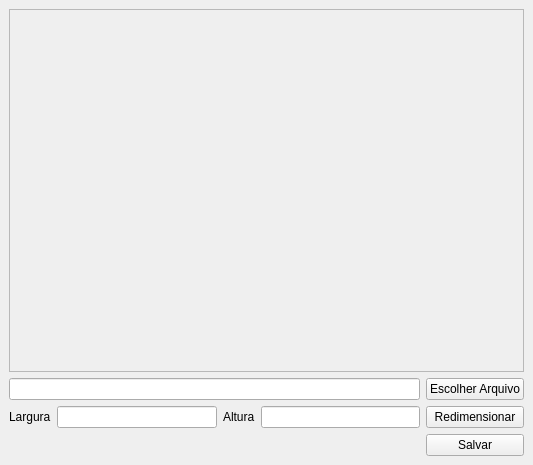
<?xml version="1.0" encoding="UTF-8"?>
<ui version="4.0">
 <class>MainWindow</class>
 <widget class="QMainWindow" name="MainWindow">
  <property name="geometry">
   <rect>
    <x>0</x>
    <y>0</y>
    <width>533</width>
    <height>465</height>
   </rect>
  </property>
  <property name="windowTitle">
   <string>Redimencionar Imagens</string>
  </property>
  <widget class="QWidget" name="centralwidget">
   <layout class="QGridLayout" name="gridLayout">
    <item row="3" column="0">
     <widget class="QLabel" name="label">
      <property name="text">
       <string>Largura</string>
      </property>
     </widget>
    </item>
    <item row="0" column="0" colspan="5">
     <widget class="QScrollArea" name="scrollArea">
      <property name="widgetResizable">
       <bool>true</bool>
      </property>
      <widget class="QWidget" name="scrollAreaWidgetContents">
       <property name="geometry">
        <rect>
         <x>0</x>
         <y>0</y>
         <width>513</width>
         <height>358</height>
        </rect>
       </property>
       <layout class="QGridLayout" name="gridLayout_2">
        <item row="0" column="0">
         <widget class="QLabel" name="labelImage">
          <property name="text">
           <string/>
          </property>
         </widget>
        </item>
       </layout>
      </widget>
     </widget>
    </item>
    <item row="3" column="2">
     <widget class="QLabel" name="label_2">
      <property name="text">
       <string>Altura</string>
      </property>
     </widget>
    </item>
    <item row="3" column="1">
     <widget class="QLineEdit" name="inputLargura"/>
    </item>
    <item row="3" column="3">
     <widget class="QLineEdit" name="inputAltura"/>
    </item>
    <item row="3" column="4">
     <widget class="QPushButton" name="btnRedimensionar">
      <property name="text">
       <string>Redimensionar</string>
      </property>
     </widget>
    </item>
    <item row="4" column="4">
     <widget class="QPushButton" name="btnSalvar">
      <property name="text">
       <string>Salvar</string>
      </property>
     </widget>
    </item>
    <item row="1" column="4">
     <widget class="QPushButton" name="btnChooseFile">
      <property name="text">
       <string>Escolher Arquivo</string>
      </property>
     </widget>
    </item>
    <item row="1" column="0" colspan="4">
     <widget class="QLineEdit" name="inputOpenFile"/>
    </item>
   </layout>
  </widget>
 </widget>
 <resources/>
 <connections/>
</ui>
